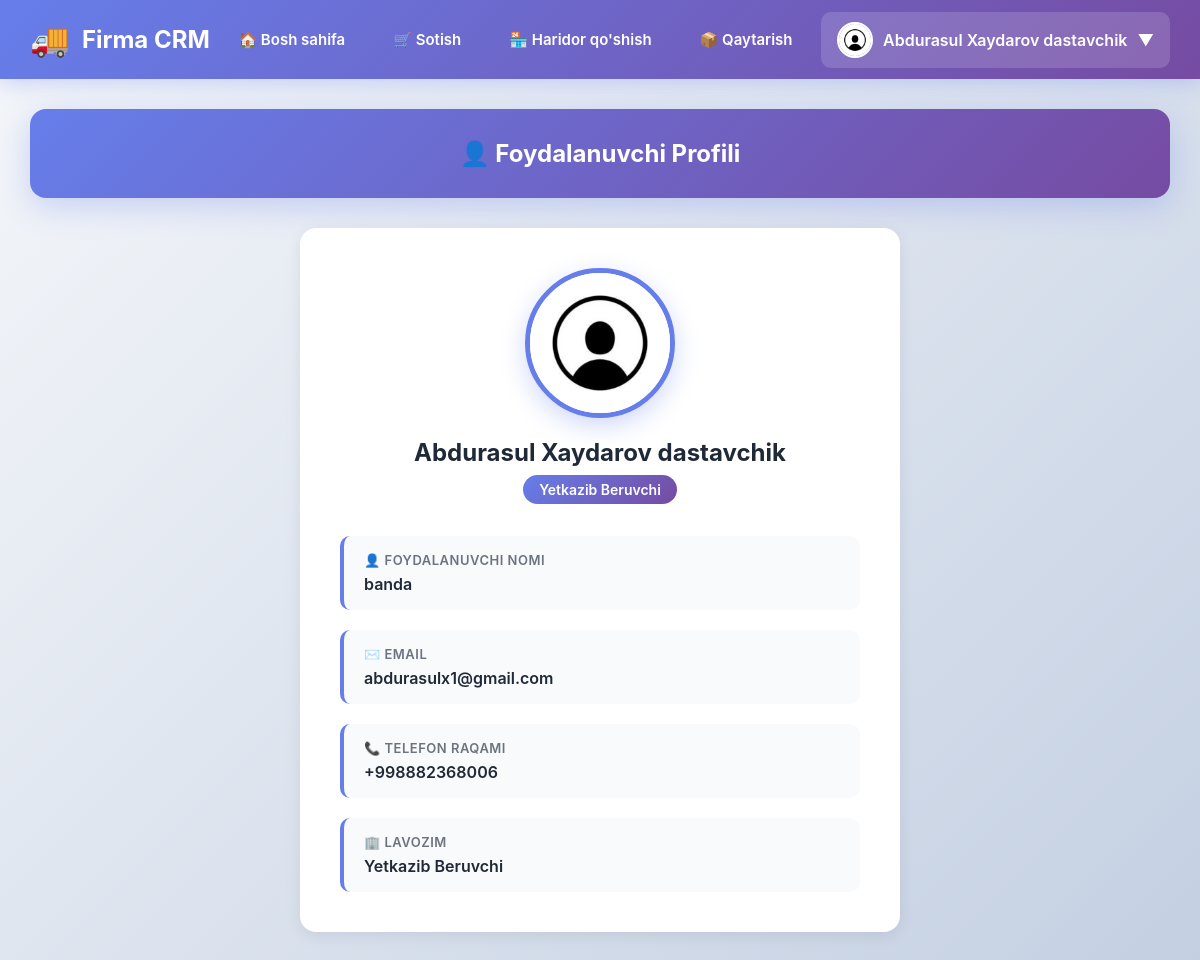
The page /profile/banda (signed in) on the database its author committed.
### main/models.py (models this page shows, shortened)
class User(AbstractUser):
    id = models.BigAutoField(primary_key=True)
    USER_TYPES = (
        ('pazanda', 'Pazanda'),
        ('yetkazib_beruvchi', 'Yetkazib Beruvchi'),
        ('ega', 'Ega'),
    )
    login=models.CharField(max_length=255, blank=True, null=True)
    password = models.CharField(max_length=255, blank=True, null=True)
    tuliq_ismi = models.CharField(max_length=255, blank=True, null=True)
    type = models.CharField(max_length=20, choices=USER_TYPES)
    token = models.CharField(max_length=255, blank=True, null=True)
    tg_id = models.CharField(max_length=100, blank=True, null=True)
    tel_raqami = models.CharField(max_length=100, blank=True, null=True)
    is_active = models.BooleanField(default=True)
    @property
    def rasmi(self):
        if self.type == 'yetkazib_beruvchi':
            try:
                return YetkazibBeruvchi.objects.get(user=self).rasmi.url
            except YetkazibBeruvchi.DoesNotExist:
                return None
        elif self.type == 'pazanda':
            try:
                return Pazanda.objects.get(user=self).rasmi.url
            except Pazanda.DoesNotExist:
                return None
        return None

### main/views.py (the view, shortened to what this page needs)
# urls.py: path('profile/<str:username>', profile_view, name='profile'),
@login_required(login_url='login')
def profile_view(request, username):
    user =  User.objects.get(username=username)
    if request.method == 'GET':
        if request.user.type ==  'yetkazib_beruvchi':
            return render(request, 'ytprofile.html', {'user': user})
        elif request.user.type == 'pazanda':
            return render(request, 'pzprofile.html', {'user': user})
        elif request.user.type=='ega':
            if user.type == 'yetkazib_beruvchi':
                yuklamalar = mahsulotlar_miqdori( YetkazibBeruvchi.objects.get(user=user).mahsulotlar) or []
                return render(request, 'egayt.html',{'user': user,'yuklamalar': yuklamalar})
            return render(request, 'egaprofile.html', {'user': user})

### main/templates/ytprofile.html (shortened to what this page needs)
{% extends 'ytbase.html' %}
{% load static %}
{% block content %}
<div class="page-header">
    <h1>👤 Foydalanuvchi Profili</h1>
</div>
<div class="profile-card">
    <div class="profile-avatar-section">
        <img src="{% if user.rasmi.url %}{{ user.rasmi.url }}{% else %}{% static 'images/default_avatar.jpg' %}{% endif %}"
            alt="Avatar" class="profile-avatar">
        <div class="profile-name">{{ user.tuliq_ismi }}</div>
        <div class="profile-role">{{ user.get_type_display }}</div>
    </div>
    <div class="profile-info-grid">
        <div class="info-item">
            <div class="info-label">👤 Foydalanuvchi nomi</div>
            <div class="info-value">{{ user.username }}</div>
        </div>
        <div class="info-item">
            <div class="info-label">✉️ Email</div>
            <div class="info-value {% if not user.email %}empty{% endif %}">
                {{ user.email|default:"Kiritilmagan" }}
            </div>
        </div>
        <div class="info-item">
            <div class="info-label">📞 Telefon raqami</div>
            <div class="info-value {% if not user.tel_raqami %}empty{% endif %}">
                {{ user.tel_raqami|default:"Kiritilmagan" }}
            </div>
        </div>
        <div class="info-item">
            <div class="info-label">🏢 Lavozim</div>
            <div class="info-value">{{ user.get_type_display }}</div>
        </div>
    </div>
</div>
{% endblock %}

### main/templates/ytbase.html (shortened to what this page needs)
<!DOCTYPE html>
{% load static %}
<html lang="uz">
<head>
</head>
<body>
    <nav class="navbar">
        <div class="navbar-container">
            <div class="navbar-brand">
                <span class="brand-logo">🚚</span>
                <a href="{% url 'main' %}" class="brand-text">Firma CRM</a>
            </div>
            <ul class="navbar-menu" id="navbarMenu">
                <li>
                    <a href="{% url 'main' %}" class="nav-link {% if request.path == '/' %}active{% endif %}">
                        🏠 Bosh sahifa
                    </a>
                </li>
                <li>
                    <a href="{% url 'sotish' %}" class="nav-link {% if request.path == '/sotish/' %}active{% endif %}">
                        🛒 Sotish
                    </a>
                </li>
                <li>
                    <a href="{% url 'add_haridor' %}"
                        class="nav-link {% if request.path == '/add/haridor/' %}active{% endif %}">
                        🏪 Haridor qo'shish
                    </a>
                </li>
                <li>
                    <a href="{% url 'qaytarish' %}"
                        class="nav-link {% if request.path == '/qaytarish/' %}active{% endif %}">
                        📦 Qaytarish
                    </a>
                </li>
            </ul>
            <div class="user-menu desktop-only" id="userMenu">
                <div class="user-toggle" onclick="toggleUserMenu()">
                    <img src="{% if user.rasmi.url %}{{ user.rasmi.url }}{% else %}{% static 'images/default_avatar.jpg' %}{% endif %}"
                        alt="Avatar" class="user-avatar">
                    <span>{{ user.tuliq_ismi }}</span>
                    <span>▼</span>
                </div>
            </div>
        </div>
    </nav>
    <div class="container">
        {% block content %}
        {% endblock %}
    </div>
</body>
</html>

### main/templates/ytbase.html (style rules this page uses)
* { margin: 0; padding: 0; box-sizing: border-box; }
body { font-family: -apple-system, BlinkMacSystemFont, 'Segoe UI', Roboto, Oxygen, Ubuntu, Cantarell, sans-serif; background: linear-gradient(135deg, #f5f7fa 0%, #c3cfe2 100%); min-height: 100vh; padding-bottom: 30px; }
.navbar { background: linear-gradient(135deg, #667eea 0%, #764ba2 100%); padding: 0; box-shadow: 0 4px 20px rgba(102, 126, 234, 0.3); position: sticky; top: 0; z-index: 1000; }
.navbar-container { max-width: 1400px; margin: 0 auto; display: flex; justify-content: space-between; align-items: center; padding: 0 30px; }
.navbar-brand { display: flex; align-items: center; gap: 12px; padding: 20px 0; }
.brand-logo { font-size: 32px; }
.brand-text { color: white; font-size: 24px; font-weight: 700; text-decoration: none; }
.navbar-menu { display: flex; align-items: center; gap: 8px; list-style: none; }
.nav-link { color: white; text-decoration: none; padding: 12px 20px; border-radius: 8px; font-weight: 600; font-size: 15px; transition: all 0.3s ease; display: flex; align-items: center; gap: 8px; }
.user-menu { position: relative; }
.user-toggle { display: flex; align-items: center; gap: 10px; padding: 10px 16px; background: rgba(255, 255, 255, 0.15); border-radius: 10px; cursor: pointer; transition: all 0.3s ease; color: white; font-weight: 600; }
.user-avatar { width: 36px; height: 36px; border-radius: 50%; border: 2px solid white; }
.desktop-only { display: block; }
.container { max-width: 1400px; margin: 30px auto; padding: 0 30px; }

### main/templates/ytprofile.html (style rules this page uses)
.page-header { background: linear-gradient(135deg, #667eea 0%, #764ba2 100%); color: white; padding: 30px; border-radius: 16px; margin-bottom: 30px; box-shadow: 0 8px 32px rgba(102, 126, 234, 0.3); text-align: center; }
.page-header h1 { margin: 0; font-size: 24px; font-weight: 700; }
.profile-card { background: white; padding: 40px; border-radius: 16px; box-shadow: 0 4px 16px rgba(0, 0, 0, 0.08); max-width: 600px; margin: 0 auto; }
.profile-avatar-section { text-align: center; margin-bottom: 32px; }
.profile-avatar { width: 150px; height: 150px; border-radius: 50%; object-fit: cover; border: 5px solid #667eea; box-shadow: 0 8px 24px rgba(102, 126, 234, 0.3); margin-bottom: 16px; }
.profile-name { font-size: 24px; font-weight: 700; color: #1f2937; margin-bottom: 8px; }
.profile-role { display: inline-block; padding: 6px 16px; background: linear-gradient(135deg, #667eea 0%, #764ba2 100%); color: white; border-radius: 20px; font-size: 14px; font-weight: 600; }
.profile-info-grid { display: grid; gap: 20px; }
.info-item { background: #f9fafb; padding: 16px 20px; border-radius: 10px; border-left: 4px solid #667eea; }
.info-label { font-size: 13px; font-weight: 600; color: #6b7280; text-transform: uppercase; letter-spacing: 0.5px; margin-bottom: 6px; }
.info-value { font-size: 16px; font-weight: 600; color: #1f2937; }

### rows shown on the page
User: tuliq_ismi "Abdurasul Xaydarov dastavchik", type "Yetkazib Beruvchi", username "banda", email "abdurasulx1@gmail.com", tel_raqami "+998882368006"
